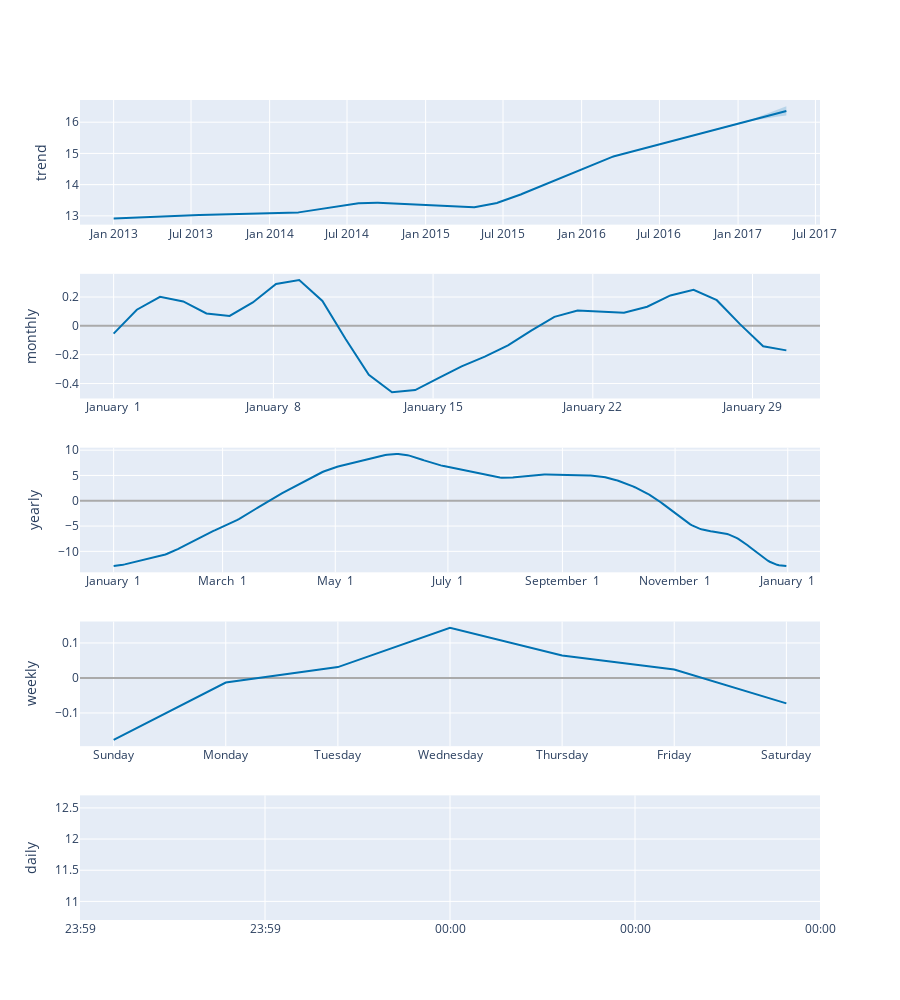

The code cell stored with this chart in its notebook:
### Code cell
plot_components_plotly(m,forecast)

### Figure 1 — Plotly figure (JSON) as saved in the notebook; plotly's stock layout.template omitted (floating-point values rounded to 4 significant figures; data arrays with more than 128 entries replaced by an {"elided": "..."} marker saying what was removed)
{"data": [{"line": {"color": "#0072B2", "width": 2}, "mode": "lines", "name": "trend", "type": "scatter", "x": {"elided": "1575 str values"}, "xaxis": "x", "y": {"elided": "1575 float values"}, "yaxis": "y"}, {"line": {"color": "rgba(0, 114, 178, 0.2)", "width": 0}, "mode": "lines", "name": "trend_upper", "type": "scatter", "x": {"elided": "1575 str values"}, "xaxis": "x", "y": {"elided": "1575 float values"}, "yaxis": "y"}, {"fill": "tonexty", "fillcolor": "rgba(0, 114, 178, 0.2)", "line": {"color": "rgba(0, 114, 178, 0.2)", "width": 0}, "mode": "lines", "name": "trend_lower", "type": "scatter", "x": {"elided": "1575 str values"}, "xaxis": "x", "y": {"elided": "1575 float values"}, "yaxis": "y"}, {"line": {"color": "#0072B2", "width": 2}, "mode": "lines", "name": "monthly", "type": "scatter", "x": ["2017-01-01T00:00:00", "2017-01-02T00:24:00", "2017-01-03T00:48:00", "2017-01-04T01:12:00", "2017-01-05T01:36:00", "2017-01-06T02:00:00", "2017-01-07T02:24:00", "2017-01-08T02:48:00", "2017-01-09T03:12:00", "2017-01-10T03:36:00", "2017-01-11T04:00:00", "2017-01-12T04:24:00", "2017-01-13T04:48:00", "2017-01-14T05:12:00", "2017-01-15T05:36:00", "2017-01-16T06:00:00", "2017-01-17T06:24:00", "2017-01-18T06:48:00", "2017-01-19T07:12:00", "2017-01-20T07:36:00", "2017-01-21T08:00:00", "2017-01-22T08:24:00", "2017-01-23T08:48:00", "2017-01-24T09:12:00", "2017-01-25T09:36:00", "2017-01-26T10:00:00", "2017-01-27T10:24:00", "2017-01-28T10:48:00", "2017-01-29T11:12:00", "2017-01-30T11:36:00"], "xaxis": "x2", "y": [-0.05397, 0.112, 0.2017, 0.1691, 0.08623, 0.06921, 0.1626, 0.2899, 0.3176, 0.1729, -0.0909, -0.3385, -0.4603, -0.4453, -0.3623, -0.2804, -0.2136, -0.135, -0.03266, 0.06214, 0.1066, 0.09948, 0.09146, 0.1328, 0.211, 0.2495, 0.178, 0.01223, -0.1415, -0.17], "yaxis": "y2"}, {"line": {"color": "#0072B2", "width": 2}, "mode": "lines", "name": "yearly", "type": "scatter", "x": {"elided": "365 str values"}, "xaxis": "x3", "y": {"elided": "365 float values"}, "yaxis": "y3"}, {"line": {"color": "#0072B2", "width": 2}, "mode": "lines", "name": "weekly", "type": "scatter", "x": ["2017-01-01T00:00:00", "2017-01-02T00:00:00", "2017-01-03T00:00:00", "2017-01-04T00:00:00", "2017-01-05T00:00:00", "2017-01-06T00:00:00", "2017-01-07T00:00:00"], "xaxis": "x4", "y": [-0.1771, -0.0132, 0.03104, 0.1434, 0.06413, 0.02428, -0.07255], "yaxis": "y4"}, {"line": {"color": "#0072B2", "width": 2}, "mode": "lines", "name": "daily", "type": "scatter", "x": ["2017-01-01T00:00:00"], "xaxis": "x5", "y": [11.7], "yaxis": "y5"}], "layout": {"height": 1000, "showlegend": false, "width": 900, "xaxis": {"anchor": "y", "domain": [0, 1], "range": ["2012-10-14T07:12:00", "2017-07-11T16:48:00"], "type": "date"}, "xaxis2": {"anchor": "y2", "domain": [0, 1], "range": ["2016-12-30T12:37:12", "2017-01-31T22:58:48"], "tickformat": "%B %e", "type": "date"}, "xaxis3": {"anchor": "y3", "domain": [0, 1], "range": ["2016-12-13T18:54:02.958904115", "2018-01-18T11:04:57.863013581"], "tickformat": "%B %e", "type": "date"}, "xaxis4": {"anchor": "y4", "domain": [0, 1], "range": ["2016-12-31T16:48:00", "2017-01-07T07:12:00"], "tickformat": "%A", "type": "date"}, "xaxis5": {"anchor": "y5", "domain": [0, 1], "range": ["2017-01-01T00:00:00", "2017-01-01T00:00:00"], "tickformat": "%H:%M", "type": "date"}, "yaxis": {"anchor": "x", "domain": [0.848, 1], "rangemode": "normal", "title": {"text": "trend"}, "zerolinecolor": "#AAA"}, "yaxis2": {"anchor": "x2", "domain": [0.636, 0.788], "title": {"text": "monthly"}, "zerolinecolor": "#AAA"}, "yaxis3": {"anchor": "x3", "domain": [0.424, 0.576], "title": {"text": "yearly"}, "zerolinecolor": "#AAA"}, "yaxis4": {"anchor": "x4", "domain": [0.212, 0.364], "title": {"text": "weekly"}, "zerolinecolor": "#AAA"}, "yaxis5": {"anchor": "x5", "domain": [0, 0.152], "title": {"text": "daily"}, "zerolinecolor": "#AAA"}}}
